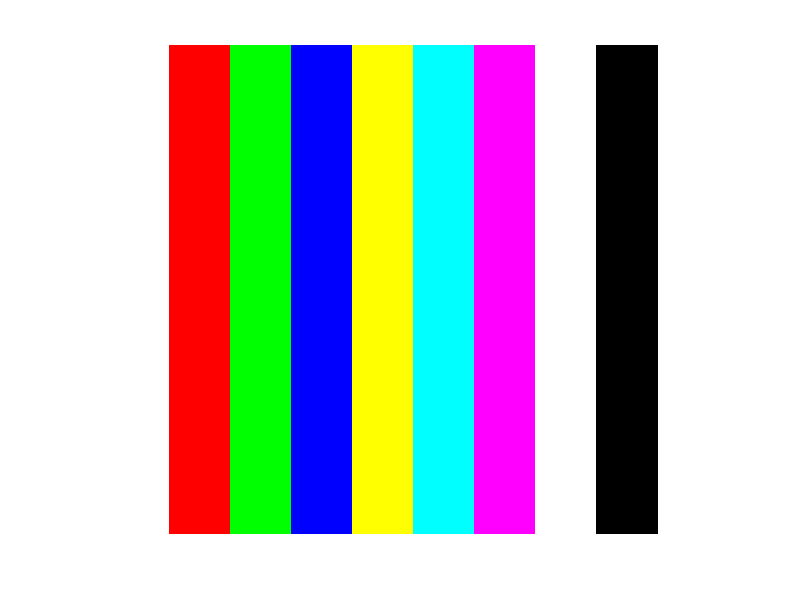

Recreate this plot in MATLAB.
clc;
clear all;
for i=1:512
    for j=1:64
        c(i,j,1)=255;
        c(i,j,2)=0;
        c(i,j,3)=0;
    end 
end
for i=1:512
    for j=64:128
        c(i,j,1)=0;
        c(i,j,2)=255;
        c(i,j,3)=0;
    end 
end 
for i=1:512
    for j=128:192
        c(i,j,1)=0;
        c(i,j,2)=0;
        c(i,j,3)=255;
    end 
end 
for i=1:512
    for j=192:256
        c(i,j,1)=255;
        c(i,j,2)=255;
        c(i,j,3)=0;
    end 
end 
for i=1:512
    for j=256:320
        c(i,j,1)=0;
        c(i,j,2)=255;
        c(i,j,3)=255;
    end 
end 
for i=1:512
    for j=320:384
        c(i,j,1)=255;
        c(i,j,2)=0;
        c(i,j,3)=255;
    end 
end 
for i=1:512
    for j=384:448
        c(i,j,1)=255;
        c(i,j,2)=255;
        c(i,j,3)=255;
    end 
end 
for i=1:512
    for j=448:512
        c(i,j,1)=0;
        c(i,j,2)=0;
        c(i,j,3)=0;
    end 
end 
imshow(c);